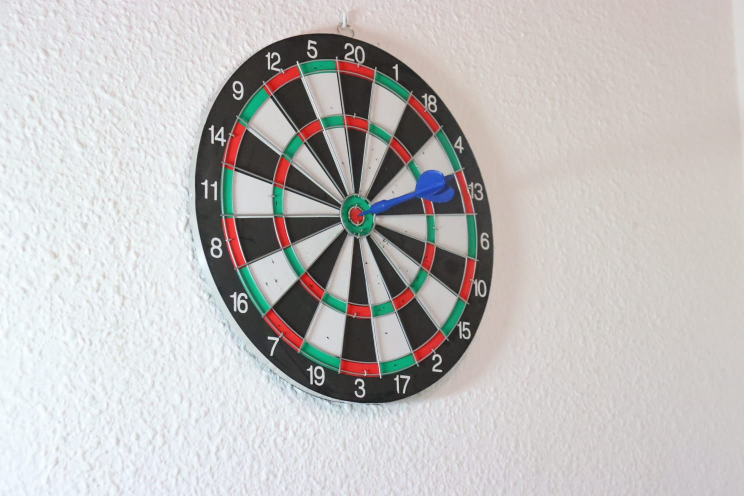
%> input picture dardo1.jpg, 1488 x 992 px (shown at 1/2 size)
$ octave Dardos.m   (GNU Octave 9; MATLAB toolbox functions it lacks are replaced by stand-ins)
%> lines starting %> are read from the running program, lines starting %| are printed output that depends on the picture; in (x1, y1, x2, y2) boxes, pixels count from 0 and x2, y2 are one past the last pixel; in counts of white or black regions, pixels touching at a corner belong together; the program's own positions count from 1
%> the answer given: dardo1.jpg
%> the answer given: dardo10.jpg
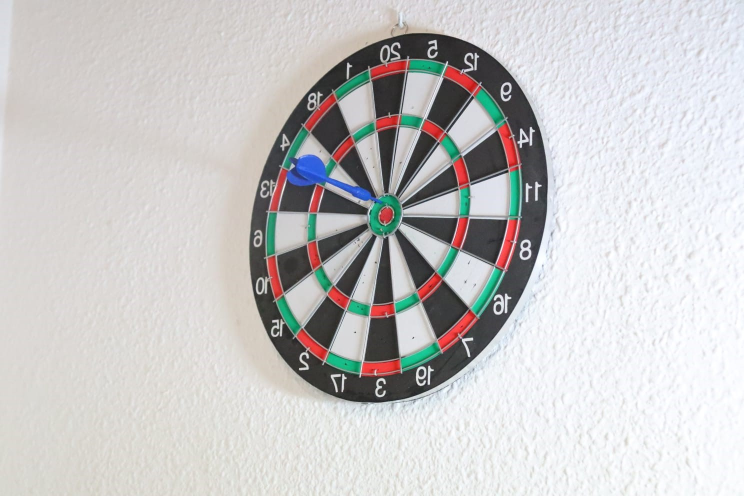
%> input picture dardo10.jpg, 1488 x 992 px (shown at 1/2 size)
### segmentarDiana.m
function [ masks ] = segmentarDiana(image)
% funcion para dividir la diana entre las zonas de puntuacion

% convertir en escala de grises
gray_image = rgb2gray(image);

% extraer red channel, calcular umbral con otsu y binarizar
red = image(:,:,1)-gray_image;
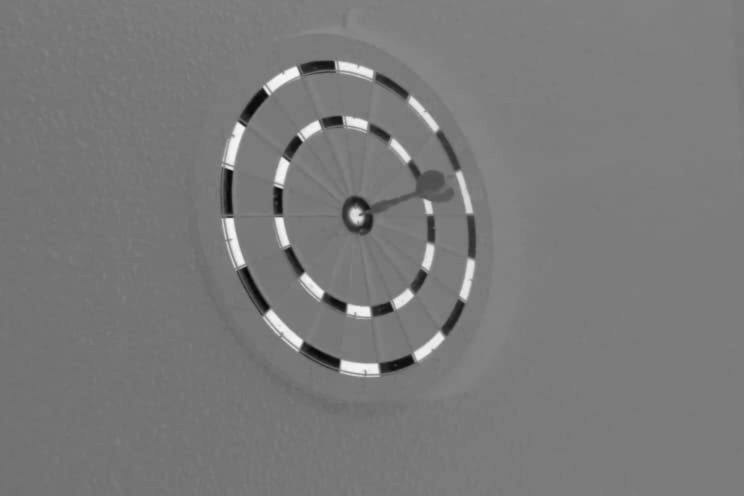
%> red: size 992x1488 double (shown at 1/2 size); min -0.478, max 0.534, mean 0.00695; drawn with min black and max white
u_red = graythresh(red);
%> u_red = 0.198
masks.red = imbinarize(red, u_red);
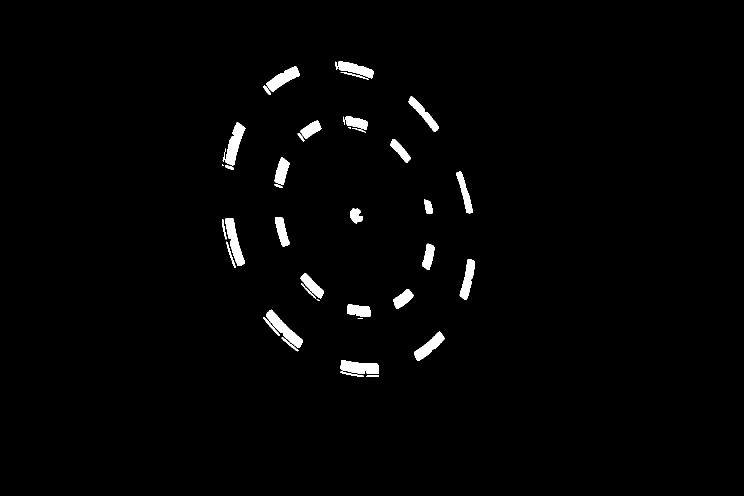
%> masks.red: size 992x1488 logical (shown at 1/2 size); 1.7% white; 41 white regions (4 under 20 px), largest, box (x1, y1, x2, y2) and area: (532, 619, 606, 696) 1696, (450, 245, 491, 331) 1640, (450, 436, 490, 532) 1634

% extraer green channel, calcular umbral con otsu y binarizar
green = image(:,:,2)-gray_image;
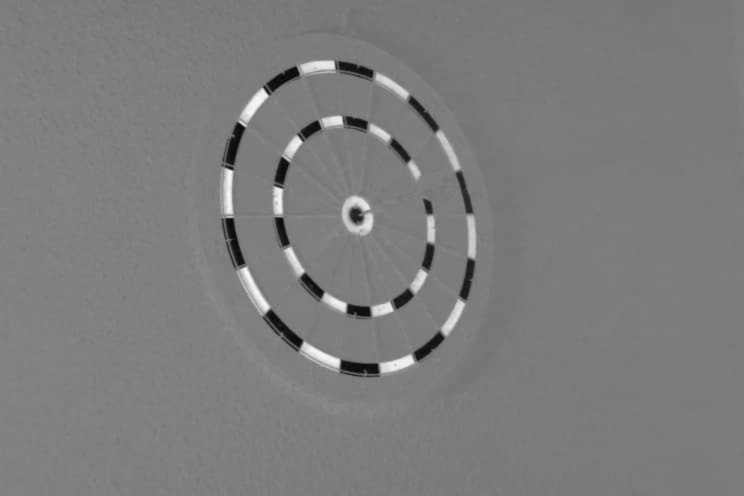
%> green: size 992x1488 double (shown at 1/2 size); min -0.23, max 0.235, mean -0.00237; drawn with min black and max white
u_green = graythresh(green);
%> u_green = 0.0745
masks.green = imbinarize(green, u_green);
%> masks.green: size 992x1488 logical; 1.7% white; 30 white regions (5 under 20 px), largest, box (x1, y1, x2, y2) and area: (684, 392, 747, 470) 2542, (474, 533, 540, 630) 2149, (601, 684, 680, 742) 1894

% masara para extraer las zonas verdes y rojas
masks.red_and_green = masks.red + masks.green;


% elemento estructural
es = strel('disk', round(numel(image(:,1,1))/100));
%> es = {Dimensionality 2}

% clausura
mult_circles = imclose(masks.red_and_green, es);
%> mult_circles: size 992x1488 double; values 0 (black) and 1 (white), 3.8% white; 3 white regions, box (x1, y1, x2, y2) and area: (444, 121, 952, 754) 34001, (546, 232, 870, 638) 18554, (684, 392, 747, 470) 3753
masks.board = imfill(mult_circles,'holes');
%> masks.board: size 992x1488 double; values 0 (black) and 1 (white), 16.8% white; 1 white region, box (x1, y1, x2, y2) and area: (444, 121, 952, 754) 248619
masks.miss = ~masks.board;


% Subtraccion entre mascaras para encontrar las regiones de puntuacion
masks.single = masks.board - mult_circles;
%> masks.single: size 992x1488 double; values 0 (black) and 1 (white), 13% white; 1 white region, box (x1, y1, x2, y2) and area: (464, 144, 938, 727) 192311
masks.double = masks.board - imfill(masks.single,'holes');
%> masks.double: size 992x1488 double; values 0 (black) and 1 (white), 2.3% white; 1 white region, box (x1, y1, x2, y2) and area: (444, 121, 952, 754) 34001

inner_ring = imfill((masks.board - masks.double - masks.single),'holes') - ...
    (masks.board - masks.double - masks.single);
%> inner_ring: size 992x1488 double; every value is 0

masks.triple = masks.board - masks.double - masks.single - imfill(inner_ring,'holes');
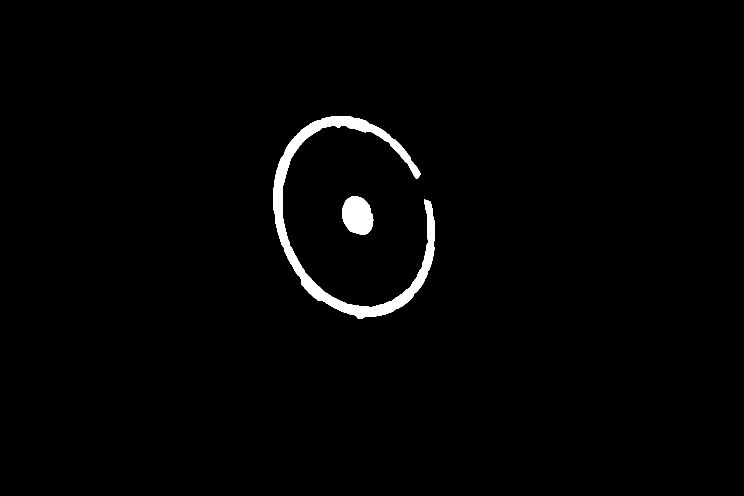
%> masks.triple: size 992x1488 double (shown at 1/2 size); values 0 (black) and 1 (white), 1.5% white; 2 white regions, box (x1, y1, x2, y2) and area: (546, 232, 870, 638) 18554, (684, 392, 747, 470) 3753
masks.triple(masks.triple < 0) = 0;

masks.outer_bull = (mult_circles - masks.double - masks.triple) .* masks.green;
masks.inner_bull = (mult_circles - masks.double - masks.triple) .* masks.red;

figure(2);
subplot(1, 3, 1); imshow(masks.red); title("red mask");
subplot(1, 3, 2); imshow(masks.red_and_green); title("green and red mask");
subplot(1, 3, 3); imshow(masks.green); title("green mask");

figure(3);
subplot(3, 3, 1); imshow(masks.board); title("entire board");
subplot(3, 3, 2); imshow(masks.miss); title("miss (0 puntos)");
subplot(3, 3, 4); imshow(masks.single); title("puntos X1");
subplot(3, 3, 5); imshow(masks.double); title("puntos X2");
subplot(3, 3, 6); imshow(masks.triple); title("puntos X3");
subplot(3, 3, 8); imshow(masks.inner_bull); title("inner bull");
subplot(3, 3, 9); imshow(masks.outer_bull); title("outer bull");

end

### getScore.m
function [ score, hitMask ] = getScore( x, y, center, region, masks )

[rows, columns] = size(masks.board);

x = round(x);
y = round(y);

hitAngle = atan2(y - center.Centroid(2),(x - center.Centroid(1)));
hitAngle = mod((hitAngle * 180 / pi) + 360, 360);

for i = 1:numel(region)
    if (hitAngle > region(i).minAngle) && (hitAngle <= region(i).maxAngle)
        hitRegion = i;
        break;
    end
end

if (hitAngle > region(20).minAngle) || (hitAngle <= region(20).maxAngle)
    hitRegion = 20;
end

[x1, y1] = pol2cart(deg2rad(region(hitRegion).minAngle),max(rows, columns));
[x2, y2] = pol2cart(deg2rad(region(hitRegion).maxAngle),max(rows, columns));
hitMask = poly2mask([0 x1 x2] + center.Centroid(1), ...
                    [0 y1 y2] + center.Centroid(2), ...
                    rows, columns);

score = region(hitRegion).value;
if masks.single(y, x)
    hitMask = masks.single .* hitMask;
elseif masks.double(y, x)
    score = score * 2;
    hitMask = masks.double .* hitMask;
elseif masks.triple(y, x)
    score = score * 3;
    hitMask = masks.triple .* hitMask;
elseif masks.miss(y, x)
    score = score * 0;
    hitMask = masks.miss;
elseif masks.inner_bull(y, x)
    score = 50;
    hitMask = masks.inner_bull;
elseif masks.outer_bull(y, x)
    score = 25;
    hitMask = masks.outer_bull;
end

hitMask = hitMask > 0.5; % convertir a binario

end

### Dardos.m
%%%%%%%%%%%%%%%%%%%%%%%%%%%%%%%%%%%%%%%%%%%%%%%%%%%%%%%%%%%%%%%%%%%%%%%%%
%%% Procesamiento de Imagenes Digitales                               %%%
%%% Trabajo Dirigido                                                  %%%
%%% Método para identificar la puntuación                             %%%
%%% de dardos lanzados en una diana                                   %%%
%%%                                                                   %%%
%%% Autores: M. Ghidini, P. Quindos de la Riva                        %%%
%%% Mayo 2022                                                         %%%
%%%%%%%%%%%%%%%%%%%%%%%%%%%%%%%%%%%%%%%%%%%%%%%%%%%%%%%%%%%%%%%%%%%%%%%%%

clear all; close all; clc;
warning off;

scale = 1;
showImages = 0;
imageAlign = 1;

%% Seleccion de las imagenes por parte del usuario
fprintf('Select Background Image.\n');
[backgroundFile, backgroundPath] = uigetfile({'*.jpg','*.png'});
backgroundImage = imresize(im2double(imread([backgroundPath,backgroundFile])), scale);

fprintf('Select Dart Image..\n');
[dartFile, dartPath] = uigetfile({'*.jpg','*.png'});
dartImage = imresize(im2double(imread([dartPath,dartFile])), scale);

%% Segmentacion de la diana para determinar la tabla de puntos
fprintf('Creating Pointmap.....\n');

% Division de la diana en las diferentes areas
masks = segmentarDiana(backgroundImage); %-------------------------------------------------------------------------------

center = regionprops(masks.inner_bull, "Centroid");
%> center = 0 regions

% Deteccion de los bordes de la diana
grayBackgroundImage = rgb2gray(backgroundImage);
edge = edge(grayBackgroundImage,"canny",0.25); %Canny
%> edge: size 992x1488 logical; 1.8% white in thin lines or dots, all inside (x1, y1, x2, y2) = (361, 29, 987, 820)
[H,theta,rho] = hough(edge,'ThetaResolution',0.05); % Transformada de Hough
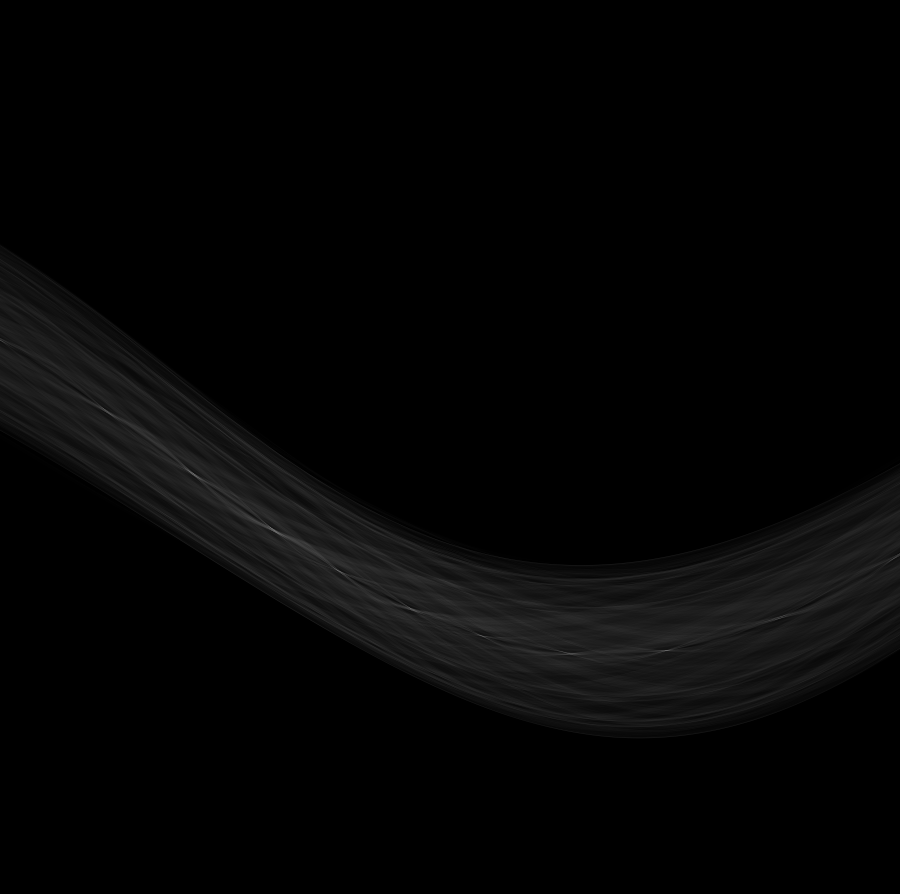
%> H: size 3575x3600 double (shown at 1/4 size); min 0, max 386, mean 7.3; drawn with min black and max white
%> theta = 3600 values from -90 to 89.95; rho = 3575 values from -1787 to 1787

P = houghpeaks(H,10,'threshold',ceil(0.05*max(H(:))));
%> P = [2113 1086; 1896 776; 2288 1365; 1636 416; 2604 2661; 2433 1642; 2544 1927; 2237 3572; 2613 2269; 2466 3127]
lines = houghlines(grayBackgroundImage .* masks.board,theta,rho,P);
%> lines = 9 lines; longest, point1 to point2 (x, y): (593, 134) to (830, 726), (669, 124) to (757, 754), (527, 175) to (889, 679), (680, 736) to (746, 146), (476, 244) to (930, 608), (596, 703) to (818, 191)

%angles - Zero degrees = North
angles = theta(P(:,2))-90;
%> angles = [-125.8 -141.2 -111.8 -159.2 -47 -97.95 -83.7 -1.45 -66.6 -23.7]
angles = sort(mod([angles angles+180]+360,360));
%> angles = 20 values from 20.75 to 358.6

%values = [18, 4, 13, 6, 10, 15, 2, 17, 3, 19, 7, 16, 8, 11, 14, 9, 12, 5, 20, 1];
%values = [3, 19, 7, 16, 8, 11, 14, 9, 12, 5, 20, 1, 18, 4, 13, 6, 10, 15, 2, 17]

%original
values = [10, 15, 2, 17, ...
    3, 19, 7, 16, 8, 11, 14, 9, 12, 5, 20, 1, 18, 4, 13, 6];

region(1:20) = struct('minAngle','%f','maxAngle','%f','value','%d');
for i = 1:numel(region)
    region(i).minAngle = angles(i);
    region(i).maxAngle = angles(mod(i,numel(angles))+1);
    region(i).value = values(i);
end
%> after the loop, region = 20 items; first 5, minAngle, maxAngle and value: 20.75 38.75 10, 38.75 54.25 15, 54.25 68.2 2, 68.2 82.05 17, 82.05 96.3 3

[rows, columns] = size(masks.board);
%> rows = 992; columns = 1488


%% Encontrar el dardo en la diana

diff_im = imsubtract(dartImage(:,:,3), rgb2gray(dartImage));

diff_im = medfilt2(diff_im, [3 3]);
diff_im = im2bw(diff_im,0.18);
diff_im = bwareaopen(diff_im,300);
bw = bwlabel(diff_im, 8);
stats = regionprops(bw, 'BoundingBox', 'Centroid','Extrema','Orientation');
%> stats = 1 region; box (x1, y1, x2, y2), Centroid and Orientation: (573, 309, 764, 407) [643.9 355.1] -21.31
figure,imshow(dartImage);
hold on

object =1:length(stats);
%> object = 1
bb = stats(object).BoundingBox;
%> bb = [573.5 309.5 191 98]
bc = stats(object).Centroid;
%> bc = [643.9 355.1]
orie=stats(object).Orientation;
%> orie = -21.31
if orie>0
xhit= stats(object).Extrema(7,1);
yhit= stats(object).Extrema(7,2);
rectangle('Position',bb,'EdgeColor','r','LineWidth',1)
plot(bc(1),bc(2), '-m+')
plot(xhit,yhit,'-m+')
a=text(bc(1)+15,bc(2), strcat('X: ', num2str(round(bc(1))), '    Y: ', num2str(round(bc(2)))));
set(a, 'FontName', 'Arial', 'FontWeight', 'bold', 'FontSize', 12, 'Color', 'yellow');
b=text(xhit+15,yhit, strcat('X: ', num2str(round(xhit)), '    Y: ', num2str(round(yhit))));
set(b, 'FontName', 'Arial', 'FontWeight', 'bold', 'FontSize', 12, 'Color', 'yellow');
else
xhit= stats(object).Extrema(3,1);
%> xhit = 764.5
yhit= stats(object).Extrema(3,2);
%> yhit = 403.5
rectangle('Position',bb,'EdgeColor','r','LineWidth',1)
plot(bc(1),bc(2), '-m+')
plot(xhit,yhit,'-m+')
a=text(bc(1)+15,bc(2), strcat('X: ', num2str(round(bc(1))), '    Y: ', num2str(round(bc(2)))));
set(a, 'FontName', 'Arial', 'FontWeight', 'bold', 'FontSize', 12, 'Color', 'yellow');
b=text(xhit+15,yhit, strcat('X: ', num2str(round(xhit)), '    Y: ', num2str(round(yhit))));
set(b, 'FontName', 'Arial', 'FontWeight', 'bold', 'FontSize', 12, 'Color', 'yellow');
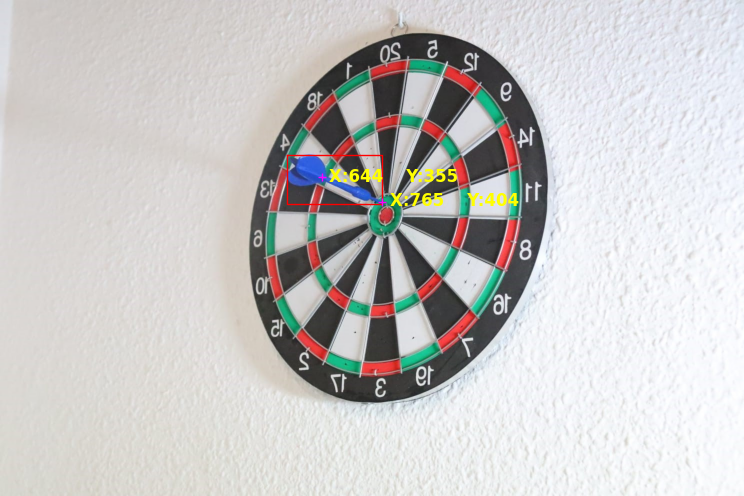
%> figure redrawn from the program's plot data; shown at 1/2 size
end

[points, masks.hit] = getScore(xhit, yhit, center, region, masks); %---------------------------------------------
%> in getScore, `[rows, columns] = size(masks.board);`: rows = 992; columns = 1488
%> in getScore, `x = round(x);`: x = 765
%> in getScore, `y = round(y);`: y = 404
%> the run ends on the next line
